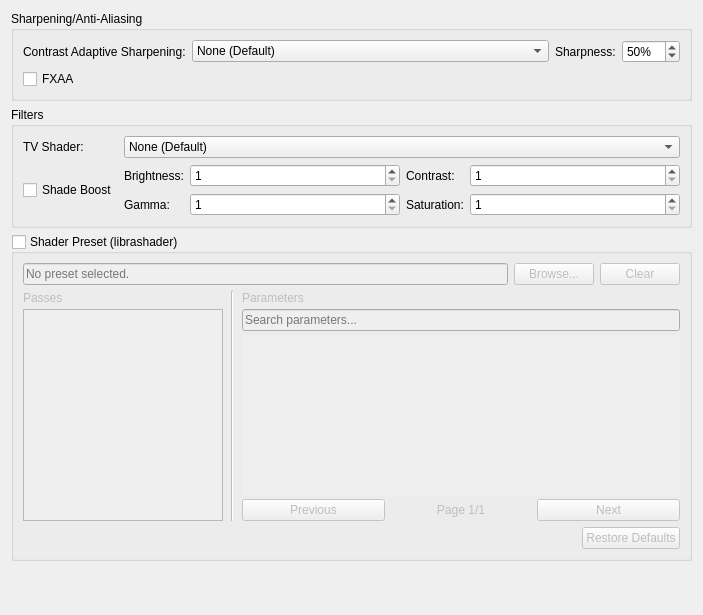
<?xml version="1.0" encoding="UTF-8"?>
<ui version="4.0">
 <class>PostProcessingSettingsWidget</class>
 <widget class="QWidget" name="PostProcessingSettingsWidget">
  <property name="geometry">
   <rect>
    <x>0</x>
    <y>0</y>
    <width>703</width>
    <height>615</height>
   </rect>
  </property>
  <property name="windowTitle">
   <string/>
  </property>
  <layout class="QVBoxLayout" name="verticalLayout">
   <item>
    <widget class="QGroupBox" name="sharpeningGroup">
     <property name="title">
      <string>Sharpening/Anti-Aliasing</string>
     </property>
     <layout class="QFormLayout" name="formLayout_2">
      <item row="0" column="0">
       <widget class="QLabel" name="casModeLabel">
        <property name="text">
         <string extracomment="You might find an official translation for this on AMD's website (Spanish version linked): https://www.amd.com/es/technologies/radeon-software-fidelityfx">Contrast Adaptive Sharpening:</string>
        </property>
        <property name="buddy">
         <cstring>casMode</cstring>
        </property>
       </widget>
      </item>
      <item row="0" column="1">
       <layout class="QHBoxLayout" name="casLayout" stretch="1,0">
        <item>
         <widget class="QComboBox" name="casMode">
          <property name="sizePolicy">
           <sizepolicy hsizetype="Ignored" vsizetype="Fixed">
            <horstretch>0</horstretch>
            <verstretch>0</verstretch>
           </sizepolicy>
          </property>
          <item>
           <property name="text">
            <string>None (Default)</string>
           </property>
          </item>
          <item>
           <property name="text">
            <string>Sharpen Only (Internal Resolution)</string>
           </property>
          </item>
          <item>
           <property name="text">
            <string>Sharpen and Resize (Display Resolution)</string>
           </property>
          </item>
         </widget>
        </item>
        <item>
         <layout class="QHBoxLayout" name="sharpnessLayout">
          <item>
           <widget class="QLabel" name="casSharpnessLabel">
            <property name="text">
             <string>Sharpness:</string>
            </property>
            <property name="buddy">
             <cstring>casSharpness</cstring>
            </property>
           </widget>
          </item>
          <item>
           <widget class="QSpinBox" name="casSharpness">
            <property name="suffix">
             <string extracomment="Percentage sign that will appear next to a number. Add a space or whatever is needed before depending on your language.">%</string>
            </property>
            <property name="maximum">
             <number>100</number>
            </property>
            <property name="value">
             <number>50</number>
            </property>
           </widget>
          </item>
         </layout>
        </item>
       </layout>
      </item>
      <item row="1" column="0" colspan="2">
       <widget class="QCheckBox" name="fxaa">
        <property name="text">
         <string>FXAA</string>
        </property>
       </widget>
      </item>
     </layout>
    </widget>
   </item>
   <item>
    <widget class="QGroupBox" name="filtersLayout">
     <property name="title">
      <string>Filters</string>
     </property>
     <layout class="QGridLayout" name="gridLayout_4">
      <item row="1" column="0">
       <widget class="QCheckBox" name="shadeBoost">
        <property name="text">
         <string>Shade Boost</string>
        </property>
       </widget>
      </item>
      <item row="1" column="1">
       <layout class="QGridLayout" name="gridLayout" columnstretch="0,1,0,1">
        <item row="0" column="0">
         <widget class="QLabel" name="brightnessLabel">
          <property name="text">
           <string>Brightness:</string>
          </property>
          <property name="buddy">
           <cstring>shadeBoostBrightness</cstring>
          </property>
         </widget>
        </item>
        <item row="0" column="3">
         <widget class="QSpinBox" name="shadeBoostContrast">
          <property name="minimum">
           <number>1</number>
          </property>
          <property name="maximum">
           <number>100</number>
          </property>
         </widget>
        </item>
        <item row="0" column="2">
         <widget class="QLabel" name="contrastLabel">
          <property name="text">
           <string>Contrast:</string>
          </property>
          <property name="buddy">
           <cstring>shadeBoostContrast</cstring>
          </property>
         </widget>
        </item>
        <item row="0" column="1">
         <widget class="QSpinBox" name="shadeBoostBrightness">
          <property name="minimum">
           <number>1</number>
          </property>
          <property name="maximum">
           <number>100</number>
          </property>
         </widget>
        </item>
        <item row="1" column="0">
         <widget class="QLabel" name="gammaLabel">
          <property name="text">
           <string>Gamma:</string>
          </property>
          <property name="buddy">
           <cstring>shadeBoostGamma</cstring>
          </property>
         </widget>
        </item>
        <item row="1" column="1">
         <widget class="QSpinBox" name="shadeBoostGamma">
          <property name="minimum">
           <number>1</number>
          </property>
          <property name="maximum">
           <number>100</number>
          </property>
         </widget>
        </item>
        <item row="1" column="2">
         <widget class="QLabel" name="saturationLabel">
          <property name="text">
           <string>Saturation:</string>
          </property>
          <property name="buddy">
           <cstring>shadeBoostSaturation</cstring>
          </property>
         </widget>
        </item>
        <item row="1" column="3">
         <widget class="QSpinBox" name="shadeBoostSaturation">
          <property name="minimum">
           <number>1</number>
          </property>
          <property name="maximum">
           <number>100</number>
          </property>
         </widget>
        </item>
       </layout>
      </item>
      <item row="0" column="0">
       <widget class="QLabel" name="tvShaderLabel">
        <property name="text">
         <string>TV Shader:</string>
        </property>
        <property name="buddy">
         <cstring>tvShader</cstring>
        </property>
       </widget>
      </item>
      <item row="0" column="1">
       <widget class="QComboBox" name="tvShader">
        <item>
         <property name="text">
          <string>None (Default)</string>
         </property>
        </item>
        <item>
         <property name="text">
          <string>Scanline Filter</string>
         </property>
        </item>
        <item>
         <property name="text">
          <string>Diagonal Filter</string>
         </property>
        </item>
        <item>
         <property name="text">
          <string>Triangular Filter</string>
         </property>
        </item>
        <item>
         <property name="text">
          <string>Wave Filter</string>
         </property>
        </item>
        <item>
         <property name="text">
          <string extracomment="Lottes = Timothy Lottes, the creator of the shader filter. Leave as-is. CRT= Cathode Ray Tube, an old type of television technology.">Lottes CRT</string>
         </property>
        </item>
        <item>
         <property name="text">
          <string>4xRGSS downsampling (4x Rotated Grid SuperSampling)</string>
         </property>
        </item>
        <item>
         <property name="text">
          <string>NxAGSS downsampling (Nx Automatic Grid SuperSampling)</string>
         </property>
        </item>
       </widget>
      </item>
     </layout>
    </widget>
   </item>
   <item>
    <widget class="QGroupBox" name="librashaderGroup">
     <property name="title">
      <string>Shader Preset (librashader)</string>
     </property>
     <property name="checkable">
      <bool>true</bool>
     </property>
     <property name="checked">
      <bool>false</bool>
     </property>
     <layout class="QVBoxLayout" name="librashaderOuterLayout">
      <property name="spacing">
       <number>6</number>
      </property>
      <item>
       <layout class="QHBoxLayout" name="librashaderLayout">
        <item>
         <widget class="QLineEdit" name="librashaderPreset">
          <property name="placeholderText">
           <string>No preset selected.</string>
          </property>
         </widget>
        </item>
        <item>
         <widget class="QPushButton" name="librashaderBrowse">
          <property name="text">
           <string>Browse...</string>
          </property>
         </widget>
        </item>
        <item>
         <widget class="QPushButton" name="librashaderClear">
          <property name="text">
           <string>Clear</string>
          </property>
         </widget>
        </item>
       </layout>
      </item>
      <item>
       <layout class="QHBoxLayout" name="librashaderContentLayout" stretch="0,0,1">
        <property name="spacing">
         <number>8</number>
        </property>
        <item>
         <layout class="QVBoxLayout" name="librashaderPassesColumn">
          <property name="spacing">
           <number>4</number>
          </property>
          <item>
           <widget class="QLabel" name="librashaderPassesSectionLabel">
            <property name="text">
             <string>Passes</string>
            </property>
           </widget>
          </item>
          <item>
           <widget class="QListWidget" name="librashaderPassList">
            <property name="sizePolicy">
             <sizepolicy hsizetype="Preferred" vsizetype="Expanding">
              <horstretch>0</horstretch>
              <verstretch>0</verstretch>
             </sizepolicy>
            </property>
            <property name="minimumSize">
             <size>
              <width>140</width>
              <height>60</height>
             </size>
            </property>
            <property name="maximumSize">
             <size>
              <width>200</width>
              <height>16777215</height>
             </size>
            </property>
            <property name="alternatingRowColors">
             <bool>true</bool>
            </property>
            <property name="selectionMode">
             <enum>QAbstractItemView::SelectionMode::SingleSelection</enum>
            </property>
           </widget>
          </item>
         </layout>
        </item>
        <item>
         <widget class="QFrame" name="librashaderSeparator">
          <property name="frameShape">
           <enum>QFrame::Shape::VLine</enum>
          </property>
          <property name="frameShadow">
           <enum>QFrame::Shadow::Sunken</enum>
          </property>
         </widget>
        </item>
        <item>
         <layout class="QVBoxLayout" name="librashaderParamsColumn">
          <property name="spacing">
           <number>4</number>
          </property>
          <item>
           <widget class="QLabel" name="librashaderParametersSectionLabel">
            <property name="text">
             <string>Parameters</string>
            </property>
           </widget>
          </item>
          <item>
           <widget class="QLineEdit" name="librashaderParamSearch">
            <property name="placeholderText">
             <string>Search parameters...</string>
            </property>
            <property name="clearButtonEnabled">
             <bool>true</bool>
            </property>
           </widget>
          </item>
          <item>
           <widget class="QScrollArea" name="librashaderParamsScrollArea">
            <property name="sizePolicy">
             <sizepolicy hsizetype="Expanding" vsizetype="Expanding">
              <horstretch>0</horstretch>
              <verstretch>0</verstretch>
             </sizepolicy>
            </property>
            <property name="minimumSize">
             <size>
              <width>0</width>
              <height>160</height>
             </size>
            </property>
            <property name="frameShape">
             <enum>QFrame::Shape::NoFrame</enum>
            </property>
            <property name="verticalScrollBarPolicy">
             <enum>Qt::ScrollBarPolicy::ScrollBarAsNeeded</enum>
            </property>
            <property name="horizontalScrollBarPolicy">
             <enum>Qt::ScrollBarPolicy::ScrollBarAlwaysOff</enum>
            </property>
            <property name="widgetResizable">
             <bool>true</bool>
            </property>
            <widget class="QWidget" name="librashaderParamsContainer">
             <property name="geometry">
              <rect>
               <x>0</x>
               <y>0</y>
               <width>436</width>
               <height>160</height>
              </rect>
             </property>
             <layout class="QGridLayout" name="librashaderParamsGridLayout" columnstretch="0">
              <property name="leftMargin">
               <number>8</number>
              </property>
              <property name="topMargin">
               <number>4</number>
              </property>
              <property name="rightMargin">
               <number>8</number>
              </property>
              <property name="bottomMargin">
               <number>4</number>
              </property>
              <property name="horizontalSpacing">
               <number>8</number>
              </property>
              <property name="verticalSpacing">
               <number>4</number>
              </property>
             </layout>
            </widget>
           </widget>
          </item>
          <item>
           <layout class="QHBoxLayout" name="librashaderParamsPagerLayout">
            <item>
             <widget class="QPushButton" name="librashaderPrevPage">
              <property name="text">
               <string>Previous</string>
              </property>
             </widget>
            </item>
            <item>
             <widget class="QLabel" name="librashaderPageLabel">
              <property name="text">
               <string>Page 1/1</string>
              </property>
              <property name="alignment">
               <set>Qt::AlignmentFlag::AlignCenter</set>
              </property>
             </widget>
            </item>
            <item>
             <widget class="QPushButton" name="librashaderNextPage">
              <property name="text">
               <string>Next</string>
              </property>
             </widget>
            </item>
           </layout>
          </item>
         </layout>
        </item>
       </layout>
      </item>
      <item>
       <layout class="QHBoxLayout" name="librashaderFooterLayout">
        <item>
         <spacer name="librashaderFooterSpacer">
          <property name="orientation">
           <enum>Qt::Orientation::Horizontal</enum>
          </property>
          <property name="sizeHint" stdset="0">
           <size>
            <width>40</width>
            <height>20</height>
           </size>
          </property>
         </spacer>
        </item>
        <item>
         <widget class="QPushButton" name="librashaderRestoreDefaults">
          <property name="text">
           <string>Restore Defaults</string>
          </property>
         </widget>
        </item>
       </layout>
      </item>
     </layout>
    </widget>
   </item>
   <item>
    <spacer name="verticalSpacer">
     <property name="orientation">
      <enum>Qt::Orientation::Vertical</enum>
     </property>
     <property name="sizeHint" stdset="0">
      <size>
       <width>20</width>
       <height>0</height>
      </size>
     </property>
    </spacer>
   </item>
  </layout>
 </widget>
 <tabstops>
  <tabstop>casMode</tabstop>
  <tabstop>casSharpness</tabstop>
  <tabstop>fxaa</tabstop>
  <tabstop>tvShader</tabstop>
  <tabstop>shadeBoost</tabstop>
  <tabstop>shadeBoostBrightness</tabstop>
  <tabstop>shadeBoostContrast</tabstop>
  <tabstop>shadeBoostGamma</tabstop>
  <tabstop>shadeBoostSaturation</tabstop>
  <tabstop>librashaderPreset</tabstop>
  <tabstop>librashaderBrowse</tabstop>
  <tabstop>librashaderClear</tabstop>
  <tabstop>librashaderPassList</tabstop>
  <tabstop>librashaderParamSearch</tabstop>
  <tabstop>librashaderPrevPage</tabstop>
  <tabstop>librashaderNextPage</tabstop>
 </tabstops>
 <resources/>
 <connections/>
</ui>
